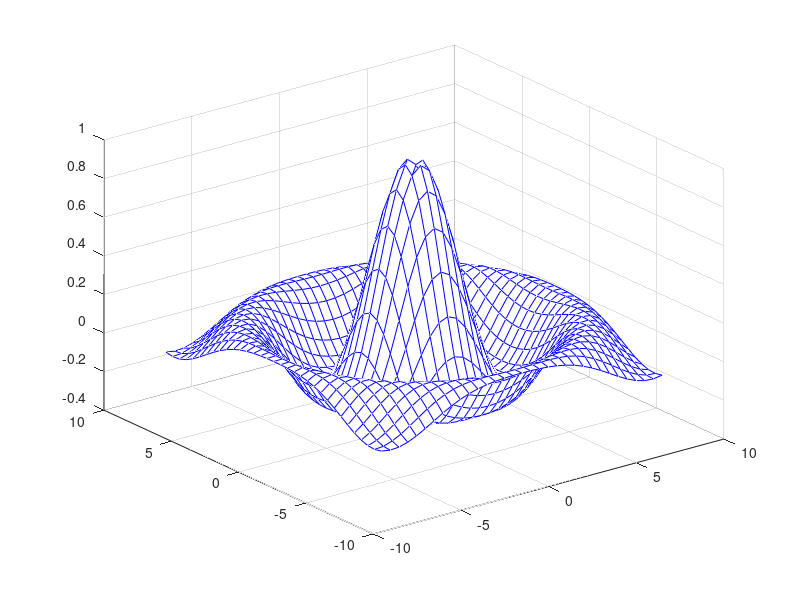

MATLAB code for this plot:
clc
clearvars


A = [1 2 3 4 5; 6 7 8 9 10; 11 12 13 14 15; 16 17 18 19 20];
B = [1 3 6
    7 0 5
    1 8 45];
sum(A);
sum(A');
sum(diag(A));
A(3, 3);


%Also matriec can be defined by mathematical expression
cd = 5; e =4; b = 9;
Mat=[e cd*b cos(pi/3); b^2 sqrt(b*b/cd) 14];

C=[1:2:11; 0:5:25; linspace(10,60,6); 67 2 43 68 4 13];

%The Colon Operator
1:10;
200:-10:100;

%Concatenation
mg = [1 2 3 4; 5 6 7 8; 9 10 11 12; 13 14 15 16]
bg = [mg mg + 32; mg + 48 mg + 16];

%Deleting Rows and Colums
X = A;
X(:,2)=[];
%Second column is deleted

%Random Number Generator
Y = rand;
Y = rand(2, 3);
a =10; b = 50;
x = a + (b-a)*rand(5);

%Basic Plotting
x = 0: pi/100 : 2*pi;
y = sin(x);

%xlabel('x= 0:2\pi');
%ylabel('Sine of x');
%title('Plot of the sine function','FontSize', 12);
%plot(x, y);
clc
[X, Y] = meshgrid(-8 : .5 : 8);
R = sqrt(X .^2 + Y .^2);
Z = sin(R) ./ R;
mesh(X,Y,Z, 'EdgeColor', 'b');

%game1=input('Enter the points scored in the first game ');
%game2=input('Enter the points scored in the second game ');
%game3=input('Enter the points scored in the third game ');
%ave_points=(game1+game2+game3)/3;

md = 2
